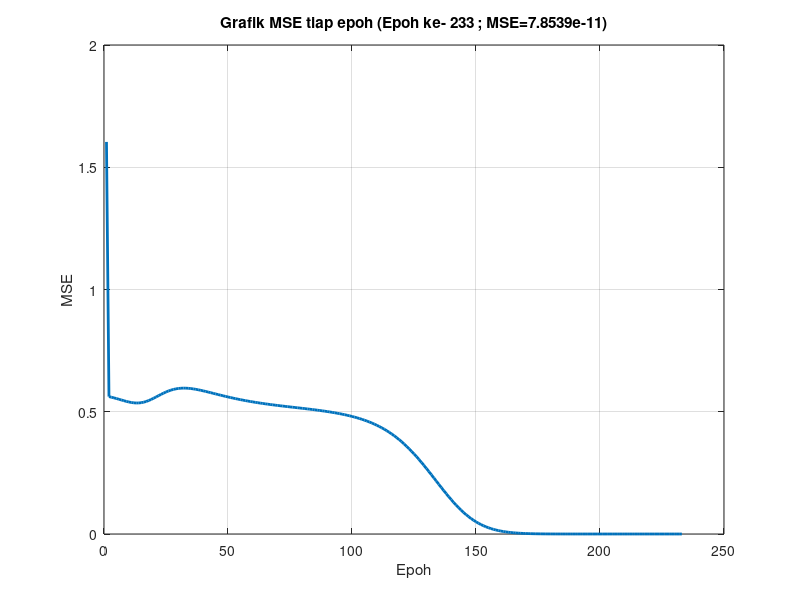

Reproduce this figure in MATLAB.
% Jaringan syaraf Metode Backpropagation
% untuk operasi XOR dengan Mathlab

clear;
X = [0 0; 0 1; 1 0; 1 1];     % Input
T = [0; 1; 1; 0];             % Target
alfa = 0.35;                  % Learning rate
Eps = 1e-10;                  % Toleransi error
MaxEpoh = 1000;               % Maksimum Epoh
[m,n] = size(X);

sel1 = 4;                     % Jumlah neuron pada hidden layer
sel2 = 1;                     % Jumlah neuron pada output layer

% Bobot-bobot input layer ke hidden layer
v = [0.9562   0.7762   0.1623   0.2886; 0.1962   0.6133   0.0311   0.9711];
v0 = [0.7496  0.3796  0.7256  0.1628];

% Bobot-bobot hidden layer ke output layer
w = [0.2280; 0.9585; 0.6799; 0.0550];
w0 = [0.9505 ];

% Posisi epoh yang akan disimpan dalam file
awal = MaxEpoh;   % Sebelum epoh ke
akhir = MaxEpoh;  % Sesudah epoh ke

% Menyimpan kondisi awal di file HasBackprob.m
fb = fopen('HasBackprob.m','w');
fprintf(fb,'X = \n');
for i=1:m,
    fprintf(fb,'%3d %3d\n',X(i,:));
end;
fprintf(fb,'\n');
fprintf(fb,'T = \n');
for i=1:m,
    fprintf(fb,'%3d\n',T(i));
end;
fprintf(fb,'\n');
fprintf(fb,'Jumlah neuron pada input layer  = %3d\n',n);
fprintf(fb,'Jumlah neuron pada hidden layer = %3d\n',sel1);
fprintf(fb,'Jumlah neuron pada output layer = %3d\n',sel2);
fprintf(fb,'Learning rate = %2.4f\n',alfa);
fprintf(fb,'Maksimum Epoh = %5d\n',MaxEpoh);
fprintf(fb,'Target Error = %0.5g\n',Eps);
fprintf(fb,'\n');
fprintf(fb,'Bobot Awal input ke hidden (v):\n');
for g=1:n,
    fprintf(fb,'%8.4f %8.4f %8.4f %8.4f\n',v(g,:));
end;
fprintf(fb,'\n');
fprintf(fb,'Bobot Awal bias ke hidden (b1):\n');
for g=1:sel1,
    fprintf(fb,'%8.4f %8.4f\n',v0(g));
end;
fprintf(fb,'\n');
fprintf(fb,'Bobot Awal hidden ke output (w):\n');
for g=1:sel1,
    fprintf(fb,'%8.4f\n',w(g));
end;
fprintf(fb,'\n');
fprintf(fb,'Bobot Awal bias ke output (b2):\n');
for g=1:sel2,
    fprintf(fb,'%8.4f\n',w0(g));
end;

% Mulai Iterasi
epoh = 0;
tMSE = 1;
while (epoh<MaxEpoh) && (tMSE>Eps),
    epoh=epoh+1;
    
    if (epoh<=awal)||(epoh>akhir),
        fprintf(fb,'\n\nEpoh ke = %3d\n',epoh);
        fprintf(fb,'--------------------\n');
    end;
    E=0;

    % Kerjakan mulai dari data ke-1 sampai ke-n
    for k=1:m,

        % Hitung z, hasil operasi input ke hidden layer
        for i=1:sel1,
            z_in(i) = v0(i);
            for j=1:n,
                z_in(i) = z_in(i) + v(j,i)*X(k,j);
            end;
            z(i) = 1/(1+exp(-1*z_in(i)));   % Fungsi aktivasi
        end;

        % Simpan hasilnya
        if (epoh<=awal)||(epoh>akhir),
            fprintf(fb,'\n');
            fprintf(fb,'Data ke = %1d\n',k);
            fprintf(fb,'\n');
            fprintf(fb,'  o Operasi pada Hidden Layer ---> \n');
            fprintf(fb,'    Perkalian [z_in=b1+jumlah(v*X)] :\n');
            for g=1:sel1,
                fprintf(fb,'%8.4f %8.4f\n',z_in(g));
            end;
            fprintf(fb,'\n');
            fprintf(fb,'    Pengaktifan [z=f(z_in)] :\n');
            for g=1:sel1,
                fprintf(fb,'%8.4f %8.4f\n',z(g));
            end;
        end;
    
    % Hitung y, hasil operasi hidden ke output layer
    for i=1:sel2,
        y_in(i) = w0(i);
        for j=1:sel1,
            y_in(i) = y_in(i) + w(j,i)*z(j);
        end;
        %y(k,i)=1/(1+exp(-1*y_in(i)));   % Fungsi aktivasi sigmoid
        y(k,i)=y_in(i);               % Fungsi aktivasi identitas
    end;

    % simpan hasilnya
    if (epoh<=awal)||(epoh>akhir),
        fprintf(fb,'\n');
        fprintf(fb,'  o Operasi pada Output Layer ---> \n');
        fprintf(fb,'    Perkalian [y_in=b2+jumlah(w*z)] :\n');
        for g=1:sel2,
            fprintf(fb,'%8.4f %8.4f\n', y_in(g));
        end;
        fprintf(fb,'\n');
        fprintf(fb,'    Pengaktifan [y=f(y_in)] :\n');
        for g=1:sel2,
            fprintf(fb,'%8.4f %8.4f\n', y(g));
        end;
    end;

    % Hitung Sum Square Error
    err=T(k)-y(k,i);
    E=E+err*err;

    % Simpan hasilnya
    if (epoh<=awal)||(epoh>akhir),
        fprintf(fb,'\n');
        fprintf(fb,'  o Error = %4.2f (T-y)\n',err);
        fprintf(fb,'  o Jumlah Kuadrat Error = %4.2f (E=E+Error*Error)\n',E);
        fprintf(fb,'  o Informasi error dari output layer:\n');
    end;

    % Hitung perambatan error dari output layer ke hidden layer
    for i=1:sel2,
        %delta(i)= (T(k)-y(k,i))((1/(1+exp(-1*y_in(i))))(1-(1/(1+exp(-1*y_in(i)))))); % Turunan Sigmoid
        delta(i)= (T(k)-y(k,i));   % Turunan Identitas
        dw0(i) = alfa*delta(i);

        % Simpan hasilnya
        if (epoh<=awal)||(epoh>akhir),
            fprintf(fb,'  Delta ke-%1d = %4.2f (Error*f(y_in))\n',i,delta(i));
            fprintf(fb,'    Perubahan Bobot Bias [db2(%1d)] = %6.4f (alfa*Delta)\n',i,dw0(i));
        end;
        for j=1:sel1,
            dw(j,i) = alfa*delta(i)*z(j);
            if (epoh<=awal)||(epoh>akhir),
                fprintf(fb,'  Perubahan Bobot Lapisan [dw(%1d,%1d)] = %6.4f (alfa*Delta*z(%1d,%1d))\n',j,i,dw(j,i),j,i);
            end;
        end;
     end;

    if (epoh<=awal)||(epoh>akhir),
        fprintf(fb,'  o Informasi error dari hidden layer:\n');
    end;

% Hitung perambatan error dari hidden layer ke input layer
    for i=1:sel1,
        delta_in(i)=0;
        for j=1:sel2,
            delta_in(i)= delta_in(i)+delta(j)*w(i,j);
        end;
        delta1(i) = delta_in(i)*(1/(1+exp(-1*z_in(i))))*(1-(1/(1+exp(-1*z_in(i)))));
        dv0(i) = alfa*delta1(i);

        % simpan hasilnya
        if (epoh<=awal)||(epoh>akhir),
            fprintf(fb,'  Delta_in ke-%1d = %4.2f (Sum(Delta*W))\n',i,delta_in(i));
            fprintf(fb,'  Delta ke-%1d = %4.2f (Delta_in*f(z_in))\n',i,delta1(i));
            fprintf(fb,'    Perubahan Bobot Bias [db1(%1d)] = %6.4f (alfa*Delta)\n',i,dv0(i));
        end;

        for j=1:n,
            dv(j,i) = alfa*delta1(i)*X(k,j);
            if (epoh<=awal)||(epoh>akhir),
                fprintf(fb,'    Perubahan Bobot Input [dv(%1d,%1d)] = %6.4f (alfa*Delta*X(%1d,%1d))\n',j,i,dv(j,i),j,i);
            end;
        end;
    end;
    
% Hitung perubahan bobot
    for i=1:sel2,
        w0(i)=w0(i)+dw0(i);
        for j=1:sel1,
            w(j,i) = w(j,i)+dw(j,i);
        end;
    end;

    for i=1:sel1,
        v0(i)=v0(i)+dv0(i);
        for j=1:n,
            v(j,i) = v(j,i)+dv(j,i);
        end;
    end;

% Simpan bobot akhir
    if (epoh<=awal)||(epoh>akhir),
        fprintf(fb,'\n');
        fprintf(fb,'  o Bobot Akhir input ke hidden (v = v + dv):\n');
        for g=1:n, 
                fprintf(fb,' %8.4f %8.4f %8.4f\n', v(g,:));  % kemungkinan ini harusnya baris per baris
        end;
        fprintf(fb,'\n');
        fprintf(fb,'  o Bobot Akhir bias ke hidden (b1 = b1 + db1):\n');
        for g=1:sel1,
            fprintf(fb,' %8.4f\n', v0(g));
        end;
        fprintf(fb,'\n');
        fprintf(fb,'  o Bobot Akhir hidden ke output (w = w + dw):\n');
        for g=1:sel1,  
            fprintf(fb,' %8.4f\n', w(g,:));
        end;
        fprintf(fb,'\n');
        fprintf(fb,'  o Bobot Akhir bias ke output (b2 = b2 + db2):\n');
        for g=1:sel2,
            fprintf(fb,' %8.4f\n', w0(g));
        end;
    end;

    % Hitung MSE
    MSE(epoh) = E/m;
    tMSE = MSE(epoh);
    if (epoh<=awal)||(epoh>akhir),
        fprintf(fb,'\nMean Square Error (MSE) = %0.5g\n', tMSE);
    end;

    ke(epoh) = epoh;
    plot(ke, MSE, 'linewidth', 2);
    title(['Grafik MSE tiap epoh (Epoh ke- ', int2str(epoh), ' ; MSE=', num2str(MSE(epoh)), ')']);
    xlabel('Epoh'); ylabel('MSE'); grid;
    disp(strcat('Epoh ke-', int2str(epoh), ', MSE = ', num2str(MSE(epoh))));
    pause(0.1);
end;
end;

% Simpan hasil
fprintf(fb,'\n');
fprintf(fb,'Epoh Akhir = %3d\n', epoh);
fprintf(fb,'----------------------------\n');
fprintf(fb,'Bobot Akhir input ke hidden \n');
fprintf(fb,'v = \n');
for g=1:n,
    fprintf(fb,'%8.4f %8.4f %8.4f\n', v(g,:));  % cetak akhir bobot input ke hidden
end;
fprintf(fb, '\n');
fprintf(fb,'Bobot Akhir bias ke hidden \n');
fprintf(fb,'b1 = \n');
for g=1:sel1,
    fprintf(fb,'%8.4f %8.4f\n', v0(g));
end;
fprintf(fb,'\n');
fprintf(fb,'Bobot Akhir hidden ke output \n');
fprintf(fb,'w = \n');
for g=1:sel1,
    fprintf(fb,'%8.4f\n', w(g,:));
end;
fprintf(fb,'\n');
fprintf(fb,'Bobot Akhir bias ke output \n');
fprintf(fb,'b2 = \n');
for g=1:sel2,
    fprintf(fb,'%8.4f %8.4f\n', w0(g));
end;
fprintf(fb,'\n');

% Lakukan pengujian terhadap data training
[bb, cc] = size(X);
for k=1:bb,
    for i=1:sel1,
        z_inc(i) = v0(i);
        for j=1:n,
            z_inc(i) = z_inc(i) + v(j,i)*X(k,j);
        end;
        zc(i) = 1/(1+exp(-1*z_inc(i)));
    end;

    for i=1:sel2,
        y_inc(k,i) = w0(i);
        for j=1:sel1,
            y_inc(k,i) = y_inc(k,i) + w(j,i)*zc(j);
        end;
        %yc(k,i) = 1/(1+exp(-1*y_inc(k,i)));
        yc(k,i)= y_inc(k,i);
    end;
end;

fclose(fb);

plot(ke, MSE, 'linewidth', 2);
title(['Grafik MSE tiap epoh (Epoh ke- ', int2str(epoh), ' ; MSE=', num2str(MSE(epoh)), ')']);
xlabel('Epoh'); ylabel('MSE'); grid;